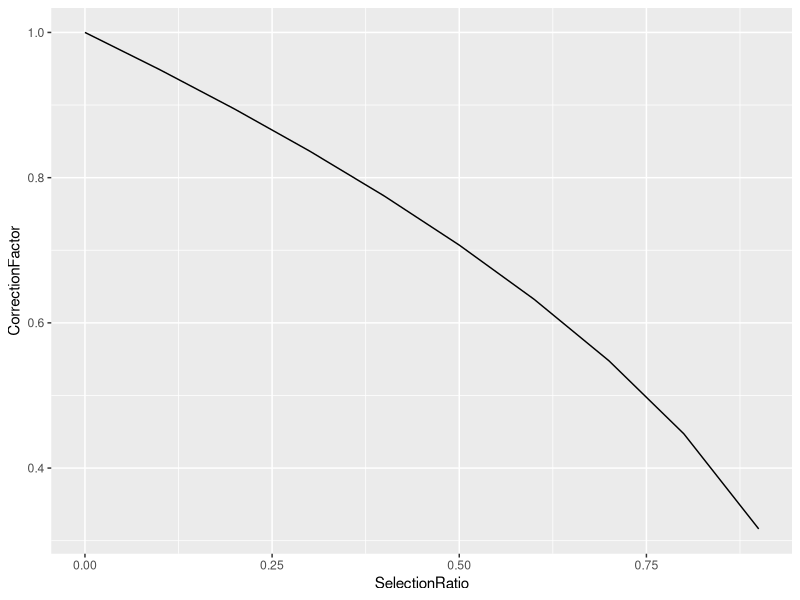

The R source for this figure:
## ---- chunk 1
knitr::opts_chunk$set(echo = TRUE)
## ---- chunk 2
# Empty vector for SR correction factors
SR_Vec <- c()
# Vector for the examined selection ratios
# Ratios between 0% and 90% with a step size of 10%-points 
SelectionRatios <- seq(0, 0.9, 0.1)

# Start loop
for (CurrentSelectionRatio in SelectionRatios) {
  SR_Vec <- c(SR_Vec, sqrt(1-CurrentSelectionRatio))
}

# Arrange selection ratios and correction factors into a unified data frame
SR_Data <- data.frame(SelectionRatio=SelectionRatios,
                      CorrectionFactor=SR_Vec)

# Plot on a line chart with 'ggplot2'
library(ggplot2)
ggplot(SR_Data, aes(x=SelectionRatio, y=CorrectionFactor)) + geom_line()
## ---- chunk 3
library(readxl)
HH <- read_excel("Households_Income.xlsx")
str(HH)
## ---- chunk 4
N <- 4111240
n <- nrow(HH)

sample_mean <- mean(HH$Income)
s <- sd(HH$Income)

alpha <- 1-0.99
k_z <- qnorm(1-alpha/2)

SE_SR <- s/sqrt(n)*sqrt(1-n/N)

# conf interval
c(sample_mean - k_z*SE_SR, sample_mean + k_z*SE_SR)
## ---- chunk 5
SE_IID <- s/sqrt(n)

# conf interval
c(sample_mean - k_z*SE_IID, sample_mean + k_z*SE_IID)
## ---- chunk 6
HH$isBP <- ifelse(HH$Settlement=="Budapest", 1, 0)
mean(HH$isBP)
## ---- chunk 7
sample_prop <- mean(HH$isBP)

SE_Prop_SR <- sqrt(sample_prop*(1-sample_prop)/n)*sqrt(1-n/N)

# conf interval
c(sample_prop - k_z*SE_Prop_SR, sample_prop + k_z*SE_Prop_SR)
## ---- chunk 8
N <- 4111240
n <- nrow(HH)

sample_mean <- mean(HH$Income)
s <- sd(HH$Income)

alpha <- 1-0.99
k_z <- qnorm(1-alpha/2)

SE_SR <- s/sqrt(n)*sqrt(1-n/N)

# conf interval
c(sample_mean - k_z*SE_SR, sample_mean + k_z*SE_SR)
## ---- chunk 9
helper_table <- aggregate(Income ~ Settlement, data = HH, FUN = mean)
helper_table$sd <- aggregate(Income ~ Settlement, data = HH, FUN = sd)[,2]
helper_table$sample_size <- table(HH$Settlement)
helper_table
## ---- chunk 10
helper_table$pop_size <- round(helper_table$sample_size/n * N, 0)
helper_table
## ---- chunk 11
within_sd <- sqrt(sum((helper_table$sample_size-1)*helper_table$sd^2)/(n-1))
within_sd
## ---- chunk 12
SE_PS = within_sd/sqrt(n) * sqrt(1-n/N)
c(SE_SR, SE_PS)
SE_PS-SE_SR
## ---- chunk 13
c(sample_mean - k_z*SE_PS, sample_mean + k_z*SE_PS)
## ---- chunk 14
round((1-within_sd^2/s^2) * 100, 2)
## ---- chunk 15
round((SE_PS^2/SE_SR^2 - 1) * 100, 2)
## ---- chunk 16
(SE_PS^2/SE_SR^2)
within_sd^2/s^2
## ---- chunk 17
(SE_PS/SE_SR)
within_sd/s
